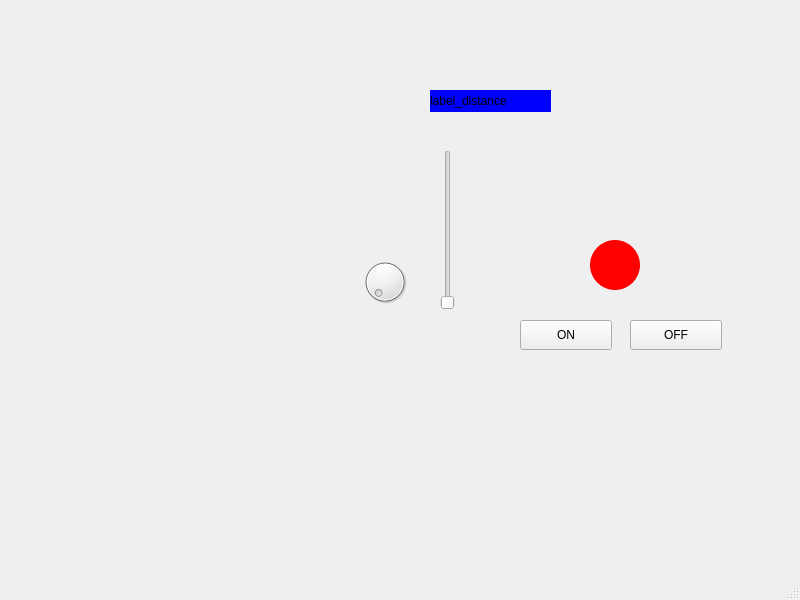
<?xml version="1.0" encoding="UTF-8"?>
<ui version="4.0">
 <class>MainWindow</class>
 <widget class="QMainWindow" name="MainWindow">
  <property name="geometry">
   <rect>
    <x>0</x>
    <y>0</y>
    <width>800</width>
    <height>600</height>
   </rect>
  </property>
  <property name="windowTitle">
   <string>MainWindow</string>
  </property>
  <widget class="QWidget" name="centralwidget">
   <widget class="QLabel" name="label_LED">
    <property name="geometry">
     <rect>
      <x>590</x>
      <y>240</y>
      <width>50</width>
      <height>50</height>
     </rect>
    </property>
    <property name="styleSheet">
     <string notr="true">background-color: red;
border-radius: 25px;</string>
    </property>
    <property name="text">
     <string/>
    </property>
   </widget>
   <widget class="QPushButton" name="pushButton">
    <property name="geometry">
     <rect>
      <x>520</x>
      <y>320</y>
      <width>92</width>
      <height>30</height>
     </rect>
    </property>
    <property name="text">
     <string>ON</string>
    </property>
   </widget>
   <widget class="QPushButton" name="pushButton_2">
    <property name="geometry">
     <rect>
      <x>630</x>
      <y>320</y>
      <width>92</width>
      <height>30</height>
     </rect>
    </property>
    <property name="text">
     <string>OFF</string>
    </property>
   </widget>
   <widget class="QDial" name="buzzer">
    <property name="geometry">
     <rect>
      <x>360</x>
      <y>250</y>
      <width>50</width>
      <height>64</height>
     </rect>
    </property>
   </widget>
   <widget class="QSlider" name="verticalSlider">
    <property name="geometry">
     <rect>
      <x>440</x>
      <y>150</y>
      <width>16</width>
      <height>160</height>
     </rect>
    </property>
    <property name="orientation">
     <enum>Qt::Orientation::Vertical</enum>
    </property>
   </widget>
   <widget class="QLabel" name="label_distance">
    <property name="geometry">
     <rect>
      <x>430</x>
      <y>90</y>
      <width>121</width>
      <height>22</height>
     </rect>
    </property>
    <property name="styleSheet">
     <string notr="true">background-color: blue;
border-radius: 25px;</string>
    </property>
    <property name="text">
     <string>label_distance</string>
    </property>
   </widget>
  </widget>
  <widget class="QMenuBar" name="menubar">
   <property name="geometry">
    <rect>
     <x>0</x>
     <y>0</y>
     <width>800</width>
     <height>27</height>
    </rect>
   </property>
  </widget>
  <widget class="QStatusBar" name="statusbar"/>
 </widget>
 <resources/>
 <connections/>
</ui>
